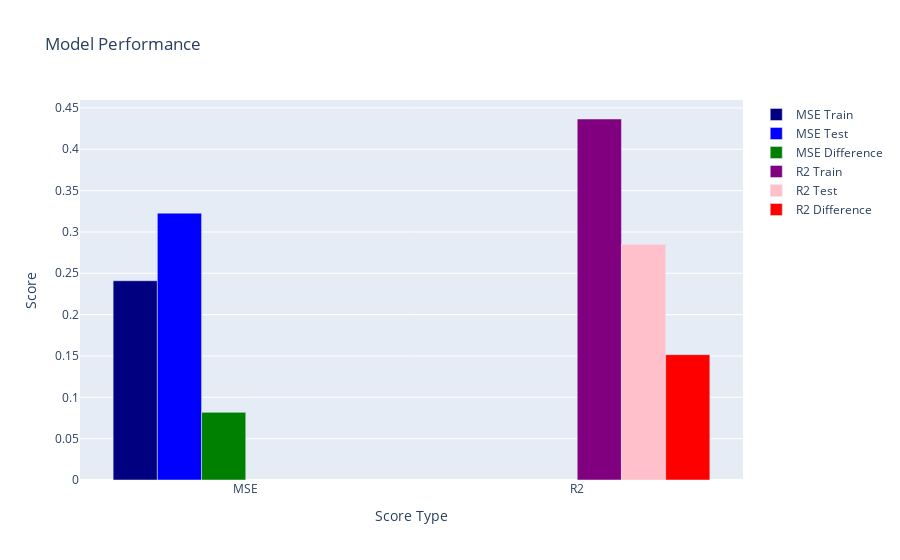

Write notebook code for a chart like this one.
### Markdown cell above
## Hyperparameter Tuning

### Code cell
# Create a SVM Regressor model with Grid Search

from sklearn.svm import SVR
from sklearn.model_selection import GridSearchCV

# SVM hyperparameters
svm_params = {
    'C': [0.01, 0.1, 0.8],
    'epsilon': [0.01, 0.1, 1],
    'kernel': ['poly', 'rbf'],
    'gamma': ['scale', 'auto'] ,
}

# Define the SVM model
svm_model = SVR()

# Set up grid search with cross-validation
grid_search = GridSearchCV(svm_model, svm_params, cv=5, n_jobs=-1, verbose=3)

# Fit the grid search to the data
grid_search.fit(df_x_select, df_y)

# Print the best hyperparameters found by the grid search
print("Best SVM hyperparameters: ", grid_search.best_params_)

# Use the best hyperparameters to train the final model
final_svr_model = SVR(**grid_search.best_params_)
final_svr_model.fit(df_x_select, df_y)

# Get the training MSE, R2 score, Testing MSE, and R2 score
mse_train = mean_squared_error(df_y, final_svr_model.predict(df_x_select))
r2_train = r2_score(df_y, final_svr_model.predict(df_x_select))
mse_test = mean_squared_error(df_test_y, final_svr_model.predict(df_test_x_select))
r2_test = r2_score(df_test_y, final_svr_model.predict(df_test_x_select))

# Print the training MSE and R2 score
print('Training MSE: ', mse_train)
print('Training R2: ', r2_train)

# Print the testing MSE and R2 score
print('Testing MSE: ', mse_test)
print('Testing R2: ', r2_test)

# Save the model
pickle.dump(final_svr_model, open('models/regression/svr.pkl', 'wb'))

# Display the scores
plot_scores(mse_train, r2_train, mse_test, r2_test)


""" 
Best SVM hyperparameters:  {'C': 0.1, 'coef0': 2, 'degree': 4, 'epsilon': 0.08, 'gamma': 'scale', 'kernel': 'poly'}
"""

### Figure 1 — Plotly figure (JSON) as saved in the notebook; plotly's stock layout.template omitted (floating-point values rounded to 4 significant figures)
{"data": [{"marker": {"color": "navy"}, "name": "MSE Train", "type": "bar", "x": ["MSE"], "y": [0.241]}, {"marker": {"color": "blue"}, "name": "MSE Test", "type": "bar", "x": ["MSE"], "y": [0.3228]}, {"marker": {"color": "green"}, "name": "MSE Difference", "type": "bar", "x": ["MSE"], "y": [0.08179]}, {"marker": {"color": "purple"}, "name": "R2 Train", "type": "bar", "x": ["R2"], "y": [0.4366]}, {"marker": {"color": "pink"}, "name": "R2 Test", "type": "bar", "x": ["R2"], "y": [0.285]}, {"marker": {"color": "red"}, "name": "R2 Difference", "type": "bar", "x": ["R2"], "y": [0.1516]}], "layout": {"title": {"text": "Model Performance"}, "xaxis": {"title": {"text": "Score Type"}}, "yaxis": {"title": {"text": "Score"}}}}
